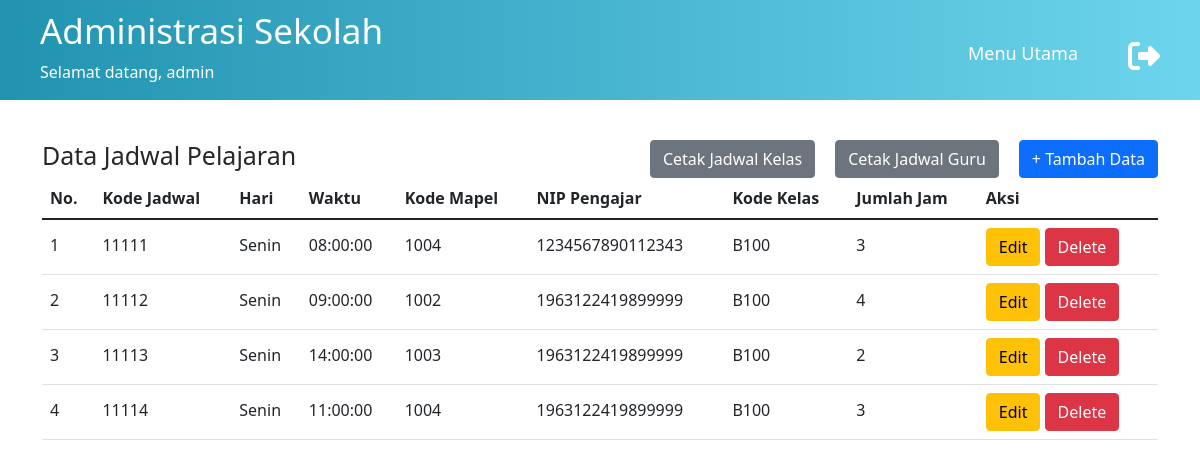
Screenshot of /data-jadwal.php (signed in) with the database file from the repository.
### tables this page shows
CREATE TABLE `jadwal_pelajaran` (
  `kd_jadwal` char(5) NOT NULL,
  `hari` varchar(10) NOT NULL,
  `waktu` time NOT NULL,
  `jmlh_jam` int(3) NOT NULL,
  `kd_kelas` char(4) NOT NULL,
  `nip` char(18) NOT NULL,
  `kd_mapel` char(4) NOT NULL
);

CREATE TABLE `mapel` (
  `kd_mapel` char(4) NOT NULL,
  `nama_mapel` varchar(29) NOT NULL
);

CREATE TABLE `guru` (
  `nip` char(18) NOT NULL,
  `nama` varchar(50) NOT NULL,
  `jns_kelamin` varchar(10) NOT NULL,
  `tgl_lahir` date NOT NULL,
  `alamat` varchar(50) NOT NULL,
  `no_telp` varchar(20) NOT NULL,
  `bidang_studi` varchar(20) NOT NULL,
  `kd_golongan` char(4) NOT NULL
);

CREATE TABLE `kelas` (
  `kd_kelas` char(4) NOT NULL,
  `jurusan` varchar(20) NOT NULL,
  `tingkat` varchar(5) NOT NULL,
  `jmlh_siswa` int(5) NOT NULL
);

### functions.php (called while the page is built, shortened)
<?php
$conn = mysqli_connect("localhost", "root", "", "sekolah_database");
function query($query) {
	global $conn;
	$result = mysqli_query($conn, $query);
	$rows = [];
	while( $row = mysqli_fetch_assoc($result) ) {
		$rows[] = $row;
	}
	return $rows;
}
?>

### data-jadwal.php (the view, shortened to what this page needs)
<?php
require 'functions.php';
$jadwal = query("SELECT * FROM jadwal_pelajaran, mapel, kelas, guru where mapel.kd_mapel=jadwal_pelajaran.kd_mapel and kelas.kd_kelas=jadwal_pelajaran.kd_kelas and guru.nip=jadwal_pelajaran.nip");
?>
<!DOCTYPE html>
<html lang="en">
<head>
    <link rel="stylesheet" href="assets/css/main.css">
    <link href="https://cdn.jsdelivr.net/npm/bootstrap@5.1.3/dist/css/bootstrap.min.css" rel="stylesheet"
>
</head>
<body>
    <header>
        <div class="welcome">
            <h1>Administrasi Sekolah</h1>
            <p>Selamat datang,
                <?php
                echo $_SESSION['username'];
                ?>
            </p>
        </div>
        <nav>
            <ul>
                <li><a href="index.php">Menu Utama</a></li>
            </ul>
        </nav>
        <a href="logout.php"><i class="fa fa-sign-out fa-2x" aria-hidden="true"></i></a>
    </header>
    <section id="data-jadwal" class="container" style="margin-top: 40px;">
        <div class="top-data">
            <h1>Data Jadwal Pelajaran</h1>
            <button type="button" class="btn btn-primary"><a href="tambah-jadwal.php"
                    style="color: #fff; text-decoration:none;"> + Tambah Data</a></button>
            <button type="button" class="btn btn-secondary" style="margin-right:20px;"><a href="cetak-jadwal-guru.php"
                    style="color: #fff; text-decoration:none; "> Cetak Jadwal Guru</a></button>
            <button type="button" class="btn btn-secondary" style="margin-right:20px;"><a href="cetak-jadwal-kelas.php"
                    style="color: #fff; text-decoration:none; "> Cetak Jadwal Kelas</a></button>
        </div>
        <div class="list-jadwal">
            <table class="table table-hover">
                <thead>
                    <tr>
                        <th scope="col">No.</th>
                        <th scope="col">Kode Jadwal</th>
                        <th scope="col">Hari</th>
                        <th scope="col">Waktu</th>
                        <th scope="col">Kode Mapel</th>
                        <th scope="col">NIP Pengajar</th>
                        <th scope="col">Kode Kelas</th>
                        <th scope="col">Jumlah Jam</th>
                        <th scope="col">Aksi</th>
                    </tr>
                </thead>
                <tbody>
                    <?php $i = 1; ?>
                    <?php foreach ($jadwal as $row) : ?>
                    <tr>
                        <td scope="row"><?= $i; ?></td>
                        <td scope="row"><?= $row["kd_jadwal"]; ?></td>
                        <td><?= $row["hari"]; ?></td>
                        <td><?= $row["waktu"]; ?></td>
                        <td><?= $row["kd_mapel"]; ?></td>
                        <td><?= $row["nip"]; ?></td>
                        <td><?= $row["kd_kelas"]; ?></td>
                        <td><?= $row["jmlh_jam"]; ?></td>
                        <td class="button-action">
                            <a href="ubah-jadwal.php?kd_jadwal=<?= $row["kd_jadwal"]; ?>"><button type="button"
                                    class="btn btn-warning">Edit</button></a>
                            <a href="hapus-jadwal.php?kd_jadwal=<?= $row["kd_jadwal"]; ?>"><button type="button"
                                    class="btn btn-danger">Delete</button></a>
                        </td>
                    </tr>
                    <?php $i++; ?>
                    <?php endforeach; ?>
                </tbody>
            </table>
        </div>
    </section>
</body>
</html>

### assets/css/main.css (style rules this page uses)
* { margin: 0; padding: 0; box-sizing: border-box; text-decoration: none; list-style: none; }
body { font-family: 'Poppins', sans-serif; }
.container { width: 80%; margin: auto; }
header { width: 100%; padding: 0 40px; background: #2193b0; background: -webkit-linear-gradient(to left, #6dd5ed, #2193b0); background: linear-gradient(to left, #6dd5ed, #2193b0); display: flex; flex-direction: row; color: #fff; }
header .welcome { flex: 2; }
header .welcome h1 { font-size: 35px; padding-top: 10px; }
header ul { flex: 3; text-align: center; }
header i { padding-top: 40px; }
.fa-sign-out { color: #fff; }
header ul li { display: inline-block; font-size: 18px; margin-right: 30px; padding-top: 40px; align-items: center; }
header ul li a { color: #fff; padding: 10px 20px; border-radius: 10px; -webkit-border-radius: 10px; -moz-border-radius: 10px; -ms-border-radius: 10px; -o-border-radius: 10px; text-decoration: none; transition: all .5s; -webkit-transition: all .5s; -moz-transition: all .5s; -ms-transition: all .5s; -o-transition: all .5s; }
section { margin-top: 40px !important; }
.top-data h1 { color: #272727; float: left; }
.top-data button { float: right; color: #fff; text-decoration: none; }
a { color: #fff !important; text-decoration: none !important; }
.top-data { position: relative; margin-top: 30px; }
.top-data h1, body section h1 { font-size: 25px; display: block; }
tr td { line-height: 35px; }

### rows the page displays
jadwal_pelajaran: kd_jadwal "11111", hari "Senin", waktu "08:00:00", kd_mapel.kd_mapel "1004", guru.nip "1234567890112343", kd_kelas.kd_kelas "B100", jmlh_jam "3"
jadwal_pelajaran: kd_jadwal "11112", hari "Senin", waktu "09:00:00", kd_mapel.kd_mapel "1002", guru.nip "1963122419899999", kd_kelas.kd_kelas "B100", jmlh_jam "4"
jadwal_pelajaran: kd_jadwal "11113", hari "Senin", waktu "14:00:00", kd_mapel.kd_mapel "1003", guru.nip "1963122419899999", kd_kelas.kd_kelas "B100", jmlh_jam "2"
jadwal_pelajaran: kd_jadwal "11114", hari "Senin", waktu "11:00:00", kd_mapel.kd_mapel "1004", guru.nip "1963122419899999", kd_kelas.kd_kelas "B100", jmlh_jam "3"

### other values shown
$_SESSION['username'] "admin"
